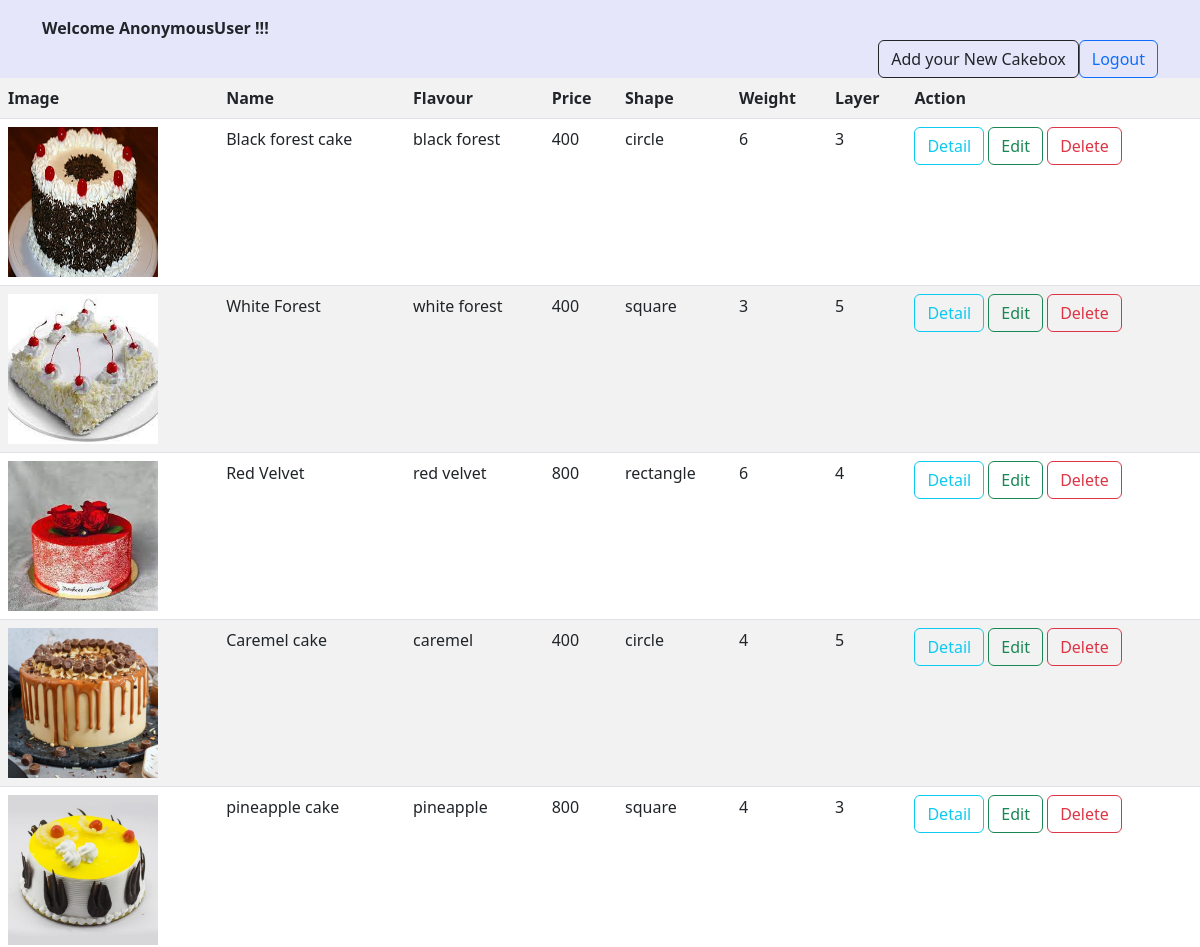
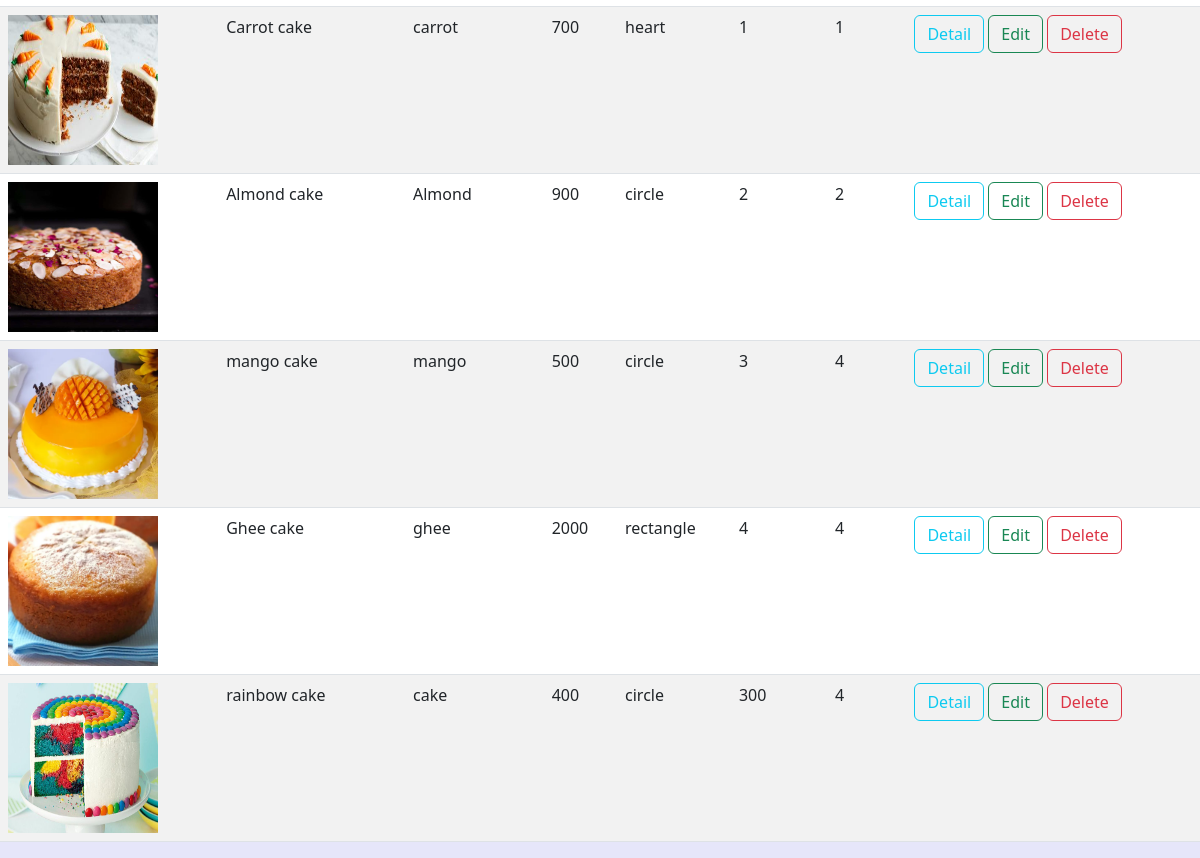
Screenshot of /cake/all/ with the database file from the repository (2 pictures, top to bottom).
### myapp/models.py (models this page shows, shortened)
class Cakebox(models.Model):
    user=models.ForeignKey(User,on_delete=models.CASCADE)
    name=models.CharField(max_length=200)
    flavour=models.CharField(max_length=200)
    price=models.CharField(max_length=200)
    shape=models.CharField(max_length=200)
    weight=models.CharField(max_length=200)
    image=models.ImageField(upload_to="images",null=True,blank=True)
    layer=models.CharField(max_length=200)

### myapp/views.py (the view)
# urls.py: path("cake/all/",views.CakeboxListView.as_view(),name="cake-list"),
class CakeboxListView(View):
    def get(self,request,*args,**kwargs):
        qs=Cakebox.objects.all()
        return render(request,"cake-list.html",{"cakes":qs})

### myapp/templates/cake-list.html (shortened to what this page needs)
<!DOCTYPE html>
<html lang="en">
<head>
    <link href="https://cdn.jsdelivr.net/npm/bootstrap@5.3.0-alpha1/dist/css/bootstrap.min.css" rel="stylesheet">
</head>
<body style="background-color:lavender ;">
    <div class="container mt-3">
        <div class="d-flex justify-content-right">
           <b> Welcome {{request.user}} !!!</b></div>
            <div class="d-flex justify-content-end">
            <a href="{%url 'cake-add'%}" class="btn btn-outline-dark">Add your New Cakebox</a>
            <a href="{%url 'signout'%}"class="btn btn-outline-primary"> Logout</a>
        </div></div>
        <table class="table table-striped">
            <tr>
                <th>Image</th>
                <th>Name</th>
                <th>Flavour</th>
                <th>Price</th>
                <th>Shape</th>
                <th>Weight</th>
                <th>Layer</th>
                <th>Action</th>
            </tr>
            {%for ca in cakes%}
            <tr>
                {%if ca.image%}
                <td>
                    <img src="{{ca.image.url}}" width="150px" height="150px">
            </td>
            {%endif%}
                <td>{{ca.name}}</td>
                <td>{{ca.flavour}}</td>
                 <td>{{ca.price}}</td>
                 <td>{{ca.shape}}</td>
                 <td>{{ca.weight}}</td>
                 <td>{{ca.layer}}</td>
                 <td>
                    <a href="{%url 'cake-detail' ca.id%}" class="btn btn-outline-info">Detail</a>
                    <a href="{%url 'cake-edit' ca.id%}"class="btn btn-outline-success">Edit</a>
                    <a href="{%url 'cake-delete' ca.id%}"class=" btn btn-outline-danger">Delete</a>
                 </td>
             </tr>
             {%endfor%}
        </table>
</body>
</html>

### rows the page displays
Cakebox: image (picture), name "Black forest cake", flavour "black forest", price "400", shape "circle", weight "6", layer "3"
Cakebox: image (picture), name "White Forest", flavour "white forest", price "400", shape "square", weight "3", layer "5"
Cakebox: image (picture), name "Red Velvet", flavour "red velvet", price "800", shape "rectangle", weight "6", layer "4"
Cakebox: image (picture), name "Caremel cake", flavour "caremel", price "400", shape "circle", weight "4", layer "5"
Cakebox: image (picture), name "pineapple cake", flavour "pineapple", price "800", shape "square", weight "4", layer "3"
Cakebox: image (picture), name "Carrot cake", flavour "carrot", price "700", shape "heart", weight "1", layer "1"
Cakebox: image (picture), name "Almond cake", flavour "Almond", price "900", shape "circle", weight "2", layer "2"
Cakebox: image (picture), name "mango cake", flavour "mango", price "500", shape "circle", weight "3", layer "4"
Cakebox: image (picture), name "Ghee cake", flavour "ghee", price "2000", shape "rectangle", weight "4", layer "4"
Cakebox: image (picture), name "rainbow cake", flavour "cake", price "400", shape "circle", weight "300", layer "4"

### other values shown
{{ request.user }} "AnonymousUser"
